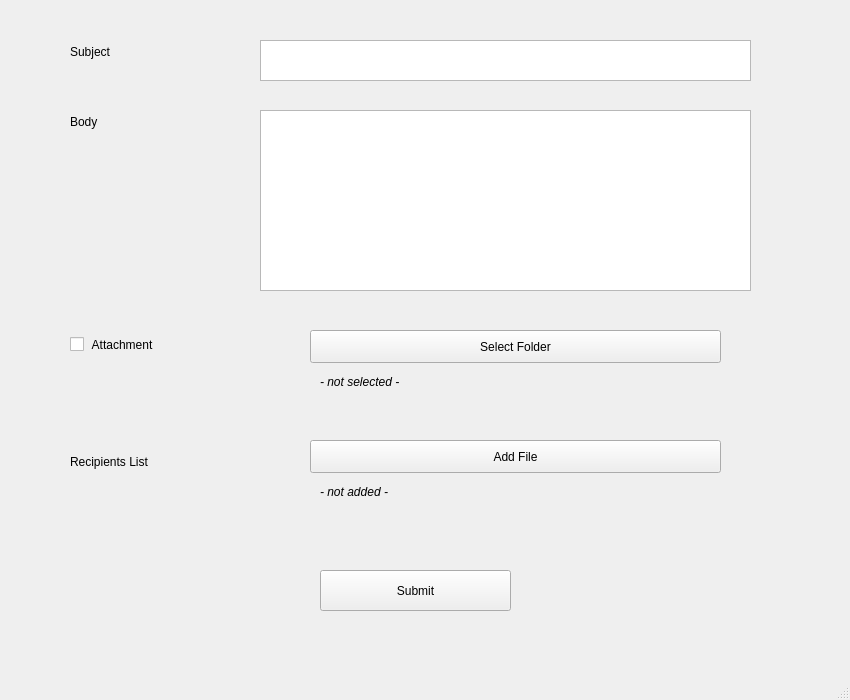
<?xml version="1.0" encoding="UTF-8"?>
<ui version="4.0">
 <class>MainWindow</class>
 <widget class="QMainWindow" name="MainWindow">
  <property name="enabled">
   <bool>true</bool>
  </property>
  <property name="geometry">
   <rect>
    <x>0</x>
    <y>0</y>
    <width>850</width>
    <height>700</height>
   </rect>
  </property>
  <property name="windowTitle">
   <string>MainWindow</string>
  </property>
  <widget class="QWidget" name="centralwidget">
   <widget class="QTextEdit" name="subjectText">
    <property name="geometry">
     <rect>
      <x>260</x>
      <y>40</y>
      <width>491</width>
      <height>41</height>
     </rect>
    </property>
   </widget>
   <widget class="QLabel" name="subject">
    <property name="geometry">
     <rect>
      <x>70</x>
      <y>40</y>
      <width>89</width>
      <height>23</height>
     </rect>
    </property>
    <property name="text">
     <string>Subject</string>
    </property>
   </widget>
   <widget class="QLabel" name="body">
    <property name="geometry">
     <rect>
      <x>70</x>
      <y>110</y>
      <width>89</width>
      <height>23</height>
     </rect>
    </property>
    <property name="text">
     <string>Body</string>
    </property>
   </widget>
   <widget class="QTextEdit" name="bodyText">
    <property name="geometry">
     <rect>
      <x>260</x>
      <y>110</y>
      <width>491</width>
      <height>181</height>
     </rect>
    </property>
   </widget>
   <widget class="QCheckBox" name="attachment">
    <property name="geometry">
     <rect>
      <x>70</x>
      <y>330</y>
      <width>141</width>
      <height>29</height>
     </rect>
    </property>
    <property name="text">
     <string> Attachment</string>
    </property>
    <property name="checked">
     <bool>false</bool>
    </property>
   </widget>
   <widget class="QPushButton" name="attachmentSelect">
    <property name="enabled">
     <bool>true</bool>
    </property>
    <property name="geometry">
     <rect>
      <x>310</x>
      <y>330</y>
      <width>411</width>
      <height>33</height>
     </rect>
    </property>
    <property name="text">
     <string>Select Folder</string>
    </property>
   </widget>
   <widget class="QPushButton" name="submit">
    <property name="geometry">
     <rect>
      <x>320</x>
      <y>570</y>
      <width>191</width>
      <height>41</height>
     </rect>
    </property>
    <property name="text">
     <string>Submit</string>
    </property>
   </widget>
   <widget class="QPushButton" name="csvSelect">
    <property name="geometry">
     <rect>
      <x>310</x>
      <y>440</y>
      <width>411</width>
      <height>33</height>
     </rect>
    </property>
    <property name="text">
     <string>Add File</string>
    </property>
   </widget>
   <widget class="QLabel" name="recipientsList">
    <property name="geometry">
     <rect>
      <x>70</x>
      <y>450</y>
      <width>141</width>
      <height>23</height>
     </rect>
    </property>
    <property name="text">
     <string>Recipients List</string>
    </property>
   </widget>
   <widget class="QLabel" name="attachPathLabel">
    <property name="geometry">
     <rect>
      <x>320</x>
      <y>370</y>
      <width>391</width>
      <height>23</height>
     </rect>
    </property>
    <property name="font">
     <font>
      <pointsize>9</pointsize>
      <italic>true</italic>
     </font>
    </property>
    <property name="text">
     <string>- not selected -</string>
    </property>
   </widget>
   <widget class="QLabel" name="label">
    <property name="geometry">
     <rect>
      <x>320</x>
      <y>480</y>
      <width>401</width>
      <height>23</height>
     </rect>
    </property>
    <property name="font">
     <font>
      <pointsize>9</pointsize>
      <italic>true</italic>
     </font>
    </property>
    <property name="text">
     <string>- not added -</string>
    </property>
   </widget>
  </widget>
  <widget class="QMenuBar" name="menubar">
   <property name="geometry">
    <rect>
     <x>0</x>
     <y>0</y>
     <width>850</width>
     <height>28</height>
    </rect>
   </property>
  </widget>
  <widget class="QStatusBar" name="statusbar"/>
 </widget>
 <resources/>
 <connections/>
</ui>
